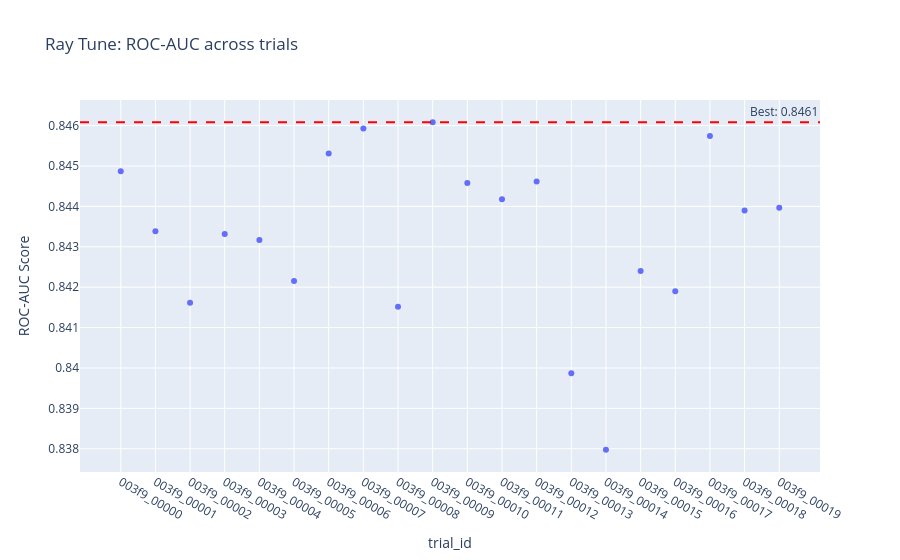

The notebook cell this image was saved under:
### Code cell
# Visualize Ray Tune results
results_df = analysis_ray.results_df

fig = px.scatter(results_df, 
                 x=results_df.index, 
                 y='roc_auc',
                 title='Ray Tune: ROC-AUC across trials',
                 labels={'x': 'Trial Number', 'roc_auc': 'ROC-AUC Score'})
fig.add_hline(y=results_df['roc_auc'].max(), 
              line_dash='dash', 
              line_color='red',
              annotation_text=f"Best: {results_df['roc_auc'].max():.4f}")
fig.show()

### Figure 1 — Plotly figure (JSON) as saved in the notebook; plotly's stock layout.template omitted (floating-point values rounded to 4 significant figures)
{"data": [{"hovertemplate": "trial_id=%{x}<br>ROC-AUC Score=%{y}<extra></extra>", "legendgroup": "", "marker": {"color": "#636efa", "symbol": "circle"}, "mode": "markers", "name": "", "orientation": "v", "showlegend": false, "type": "scatter", "x": ["003f9_00000", "003f9_00001", "003f9_00002", "003f9_00003", "003f9_00004", "003f9_00005", "003f9_00006", "003f9_00007", "003f9_00008", "003f9_00009", "003f9_00010", "003f9_00011", "003f9_00012", "003f9_00013", "003f9_00014", "003f9_00015", "003f9_00016", "003f9_00017", "003f9_00018", "003f9_00019"], "xaxis": "x", "y": [0.8449, 0.8434, 0.8416, 0.8433, 0.8432, 0.8422, 0.8453, 0.8459, 0.8415, 0.8461, 0.8446, 0.8442, 0.8446, 0.8399, 0.838, 0.8424, 0.8419, 0.8457, 0.8439, 0.844], "yaxis": "y"}], "layout": {"annotations": [{"showarrow": false, "text": "Best: 0.8461", "x": 1, "xanchor": "right", "xref": "x domain", "y": 0.8461, "yanchor": "bottom", "yref": "y"}], "legend": {"tracegroupgap": 0}, "shapes": [{"line": {"color": "red", "dash": "dash"}, "type": "line", "x0": 0, "x1": 1, "xref": "x domain", "y0": 0.8461, "y1": 0.8461, "yref": "y"}], "title": {"text": "Ray Tune: ROC-AUC across trials"}, "xaxis": {"anchor": "y", "domain": [0, 1], "title": {"text": "trial_id"}}, "yaxis": {"anchor": "x", "domain": [0, 1], "title": {"text": "ROC-AUC Score"}}}}
